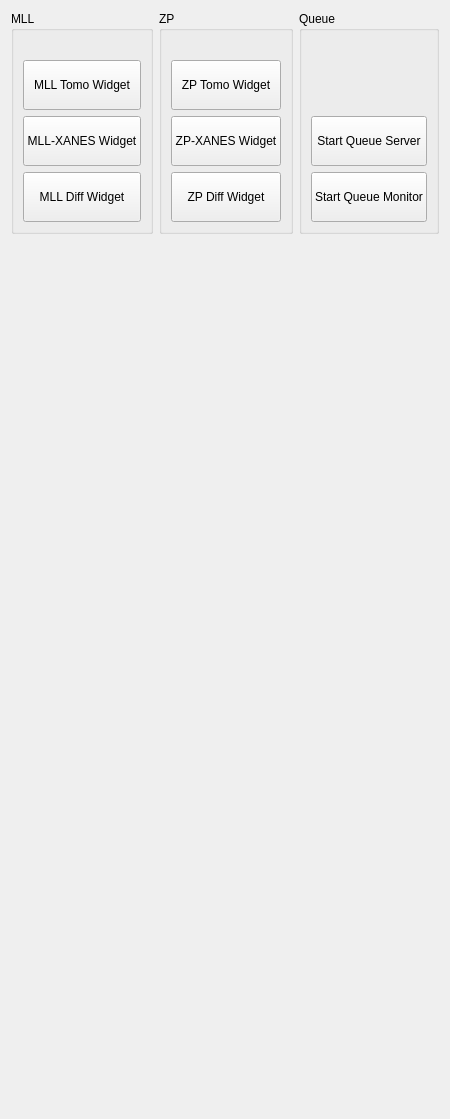
      <widget class="QWidget" name="tab_2">
       <attribute name="title">
        <string>Advanced Scans/Queue</string>
       </attribute>
       <layout class="QGridLayout" name="gridLayout_108">
        <item row="0" column="0">
         <widget class="QGroupBox" name="groupBox_4">
          <property name="title">
           <string>MLL</string>
          </property>
          <layout class="QGridLayout" name="gridLayout_3">
           <item row="1" column="0">
            <widget class="QPushButton" name="pb_open_mll_tomo_widget">
             <property name="sizePolicy">
              <sizepolicy hsizetype="Minimum" vsizetype="Preferred">
               <horstretch>0</horstretch>
               <verstretch>0</verstretch>
              </sizepolicy>
             </property>
             <property name="text">
              <string>
MLL Tomo Widget
</string>
             </property>
            </widget>
           </item>
           <item row="0" column="0">
            <widget class="QLabel" name="label">
             <property name="text">
              <string/>
             </property>
            </widget>
           </item>
           <item row="2" column="0">
            <widget class="QPushButton" name="pushButton">
             <property name="sizePolicy">
              <sizepolicy hsizetype="Minimum" vsizetype="Preferred">
               <horstretch>0</horstretch>
               <verstretch>0</verstretch>
              </sizepolicy>
             </property>
             <property name="text">
              <string> 
MLL-XANES Widget
</string>
             </property>
            </widget>
           </item>
           <item row="3" column="0">
            <widget class="QPushButton" name="pushButton_15">
             <property name="sizePolicy">
              <sizepolicy hsizetype="Minimum" vsizetype="Preferred">
               <horstretch>0</horstretch>
               <verstretch>0</verstretch>
              </sizepolicy>
             </property>
             <property name="text">
              <string>
MLL Diff Widget
</string>
             </property>
            </widget>
           </item>
          </layout>
         </widget>
        </item>
        <item row="0" column="1">
         <widget class="QGroupBox" name="groupBox">
          <property name="title">
           <string>ZP</string>
          </property>
          <layout class="QGridLayout" name="gridLayout_4">
           <item row="1" column="0">
            <widget class="QPushButton" name="pushButton_5">
             <property name="sizePolicy">
              <sizepolicy hsizetype="Minimum" vsizetype="Preferred">
               <horstretch>0</horstretch>
               <verstretch>0</verstretch>
              </sizepolicy>
             </property>
             <property name="text">
              <string>
ZP Tomo Widget
</string>
             </property>
            </widget>
           </item>
           <item row="3" column="0">
            <widget class="QPushButton" name="pushButton_6">
             <property name="sizePolicy">
              <sizepolicy hsizetype="Minimum" vsizetype="Preferred">
               <horstretch>0</horstretch>
               <verstretch>0</verstretch>
              </sizepolicy>
             </property>
             <property name="text">
              <string>
ZP-XANES Widget
</string>
             </property>
            </widget>
           </item>
           <item row="0" column="0">
            <widget class="QLabel" name="label_3">
             <property name="text">
              <string/>
             </property>
            </widget>
           </item>
           <item row="4" column="0">
            <widget class="QPushButton" name="pushButton_14">
             <property name="sizePolicy">
              <sizepolicy hsizetype="Minimum" vsizetype="Preferred">
               <horstretch>0</horstretch>
               <verstretch>0</verstretch>
              </sizepolicy>
             </property>
             <property name="text">
              <string>
ZP Diff Widget
</string>
             </property>
            </widget>
           </item>
          </layout>
         </widget>
        </item>
        <item row="0" column="2">
         <widget class="QGroupBox" name="groupBox_8">
          <property name="title">
           <string>Queue</string>
          </property>
          <layout class="QGridLayout" name="gridLayout_59">
           <item row="1" column="0">
            <widget class="QPushButton" name="pb_start_qserver">
             <property name="text">
              <string>
Start Queue Server
  </string>
             </property>
            </widget>
           </item>
           <item row="2" column="0">
            <widget class="QPushButton" name="pb_start_qmonitor">
             <property name="text">
              <string>
Start Queue Monitor
  </string>
             </property>
            </widget>
           </item>
           <item row="0" column="0">
            <widget class="QLabel" name="label_50">
             <property name="text">
              <string/>
             </property>
            </widget>
           </item>
          </layout>
         </widget>
        </item>
        <item row="1" column="0">
         <spacer name="verticalSpacer_2">
          <property name="orientation">
           <enum>Qt::Vertical</enum>
          </property>
          <property name="sizeHint" stdset="0">
           <size>
            <width>20</width>
            <height>874</height>
           </size>
          </property>
         </spacer>
        </item>
       </layout>
      </widget>
